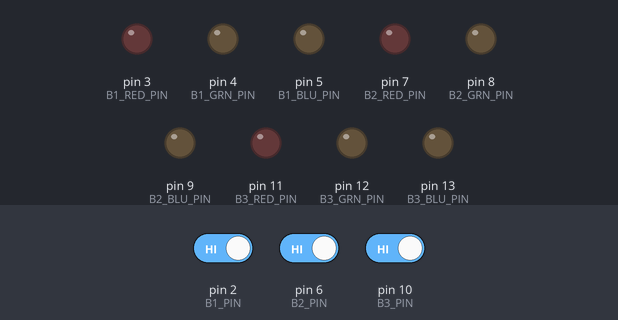
The sketch below on a simulated Arduino Uno, built with avr-gcc and run on an emulated ATmega328P. Shown: output pins drawn as LEDs (lit = HIGH). The test bench sets the inputs (shaded band); at power-on: pin 2 (B1_PIN) HIGH, pin 6 (B2_PIN) HIGH, pin 10 (B3_PIN) HIGH.

Above: at 1.2 s.
1.3 s: pin 2 (B1_PIN) driven LOW
At 2.5 s:
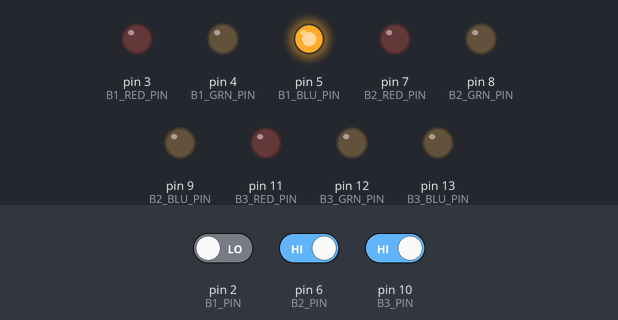
2.8 s: pin 6 (B2_PIN) driven LOW
At 3.6 s:
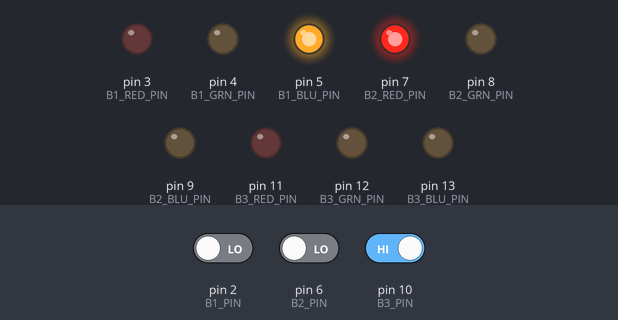
4.3 s: pin 10 (B3_PIN) driven LOW
At 4.8 s:
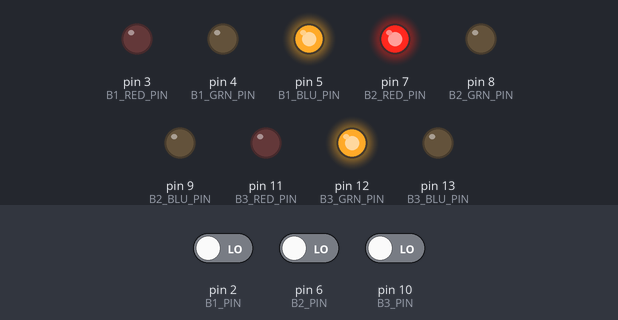
5.8 s: pin 2 (B1_PIN) driven HIGH
At 7.0 s:
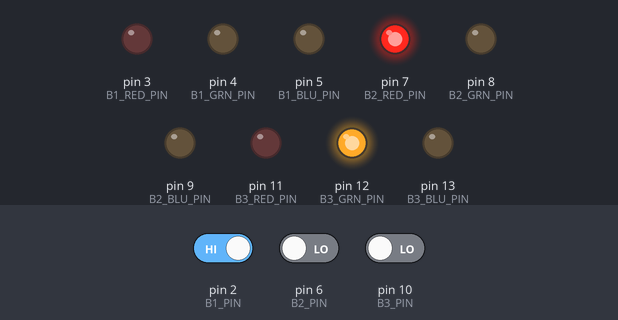
7.3 s: pin 6 (B2_PIN) driven HIGH
At 8.2 s:
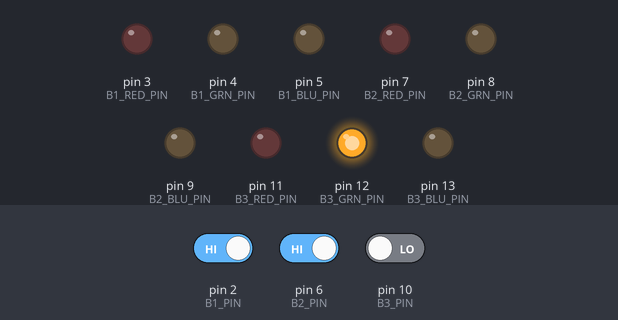
8.8 s: pin 2 (B1_PIN) driven LOW
At 9.4 s:
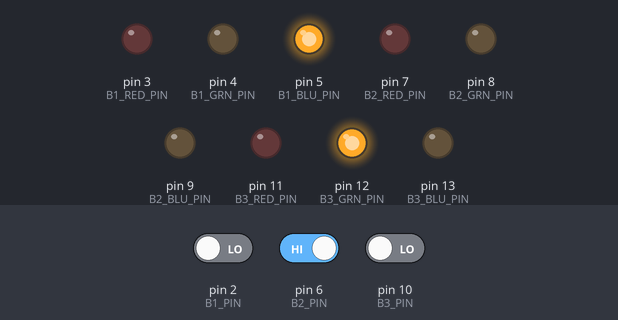
Timing chart, 0 to 11.3 s (numbered marks = the images above; inputs shaded):
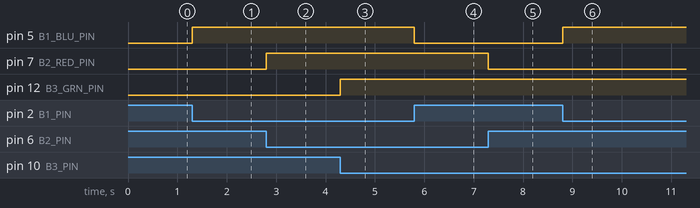

The sketch:

full_button_test.ino
```cpp
#define B1_PIN 2
#define B1_RED_PIN 3
#define B1_GRN_PIN 4
#define B1_BLU_PIN 5

#define B2_PIN 6
#define B2_RED_PIN 7
#define B2_GRN_PIN 8
#define B2_BLU_PIN 9

#define B3_PIN 10
#define B3_RED_PIN 11
#define B3_GRN_PIN 12
#define B3_BLU_PIN 13

void setup() {
    pinMode(B1_PIN, INPUT);
    pinMode(B1_RED_PIN, OUTPUT);
    pinMode(B1_GRN_PIN, OUTPUT);
    pinMode(B1_BLU_PIN, OUTPUT);

    pinMode(B2_PIN, INPUT);
    pinMode(B2_RED_PIN, OUTPUT);
    pinMode(B2_GRN_PIN, OUTPUT);
    pinMode(B2_BLU_PIN, OUTPUT);

    pinMode(B3_PIN, INPUT);
    pinMode(B3_RED_PIN, OUTPUT);
    pinMode(B3_GRN_PIN, OUTPUT);
    pinMode(B3_BLU_PIN, OUTPUT);
}

int b1State = 0;
int b2State = 0;
int b3State = 0;

void loop() {
    b1State = digitalRead(B1_PIN);
    if (b1State == LOW) {
      // Pressed
      digitalWrite(B1_RED_PIN, LOW);
      digitalWrite(B1_GRN_PIN, LOW);
      digitalWrite(B1_BLU_PIN, HIGH);
    }
    else {
      digitalWrite(B1_RED_PIN, LOW);
      digitalWrite(B1_GRN_PIN, LOW);
      digitalWrite(B1_BLU_PIN, LOW);
    }

    b2State = digitalRead(B2_PIN);
    if (b2State == LOW) {
      // Pressed
      digitalWrite(B2_RED_PIN, HIGH);
      digitalWrite(B2_GRN_PIN, LOW);
      digitalWrite(B2_BLU_PIN, LOW);
    }
    else {
      digitalWrite(B2_RED_PIN, LOW);
      digitalWrite(B2_GRN_PIN, LOW);
      digitalWrite(B2_BLU_PIN, LOW);
    }

    b3State = digitalRead(B3_PIN);
    if (b3State == LOW) {
      // Pressed
      digitalWrite(B3_RED_PIN, LOW);
      digitalWrite(B3_GRN_PIN, HIGH);
      digitalWrite(B3_BLU_PIN, LOW);
    }
    else {
      digitalWrite(B3_RED_PIN, LOW);
      digitalWrite(B3_GRN_PIN, LOW);
      digitalWrite(B3_BLU_PIN, LOW);
    }
}
```

Measured:
- after the input at 1.3 s, pin 5 (B1_BLU_PIN): LOW → HIGH at once
- after the input at 2.8 s, pin 7 (B2_RED_PIN): LOW → HIGH at once
- after the input at 4.3 s, pin 12 (B3_GRN_PIN): LOW → HIGH at once
- after the input at 5.8 s, pin 5 (B1_BLU_PIN): HIGH → LOW at once
- after the input at 7.3 s, pin 7 (B2_RED_PIN): HIGH → LOW at once
- after the input at 8.8 s, pin 5 (B1_BLU_PIN): LOW → HIGH at once
